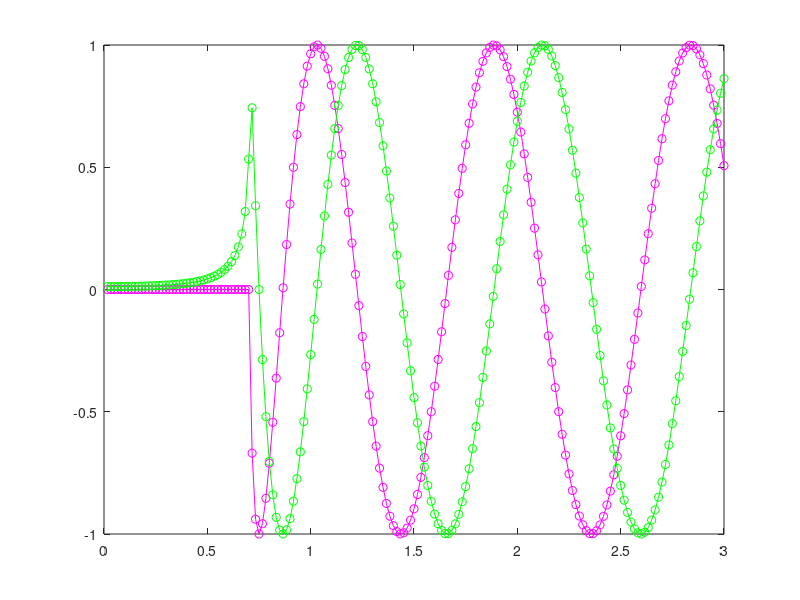

The MATLAB script that drew this image:
%--- make a plot of a weird signal

N = 180;
for k=1:N
xk(k) = k/60;
rk(k) = sqrt( xk(k)*xk(k) - 0.5 )+ 0.25;
sig(k) = exp(j*2*pi*rk(k));
end
plot( xk, real(sig), 'mo-', xk, imag(sig), 'go-' )


%rewritten without the for loop

N = 180;
k=1:N;
xk(k) = k/60;
rk(k) = sqrt( xk(k).*xk(k) - 0.5 )+ 0.25;
sig(k) = exp(j*2*pi*rk(k));
plot( xk, real(sig), 'mo-', xk, imag(sig), 'go-' )